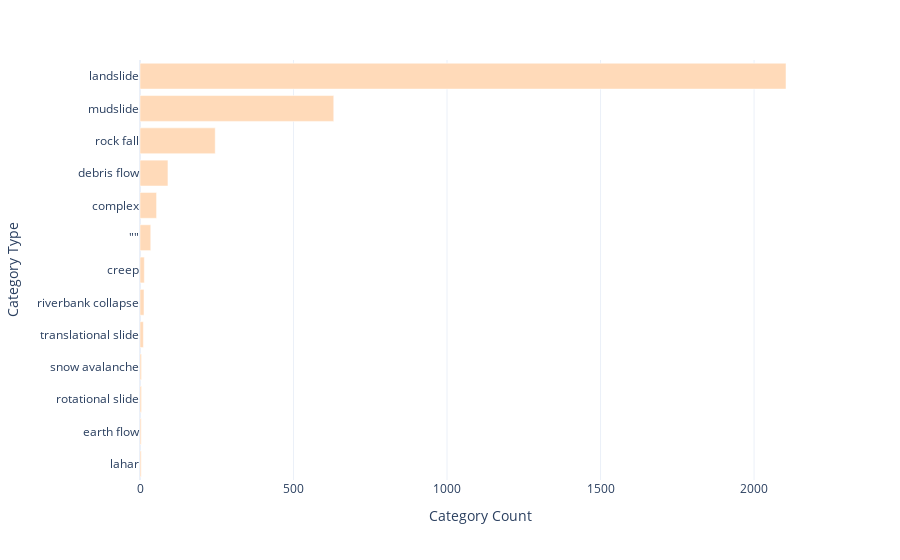

Write notebook code for a chart like this one.
### Code cell
import plotly.express as px

fig = px.bar(
    nasa_df["landslide_category"]
    .str.replace("_", " ")
    .apply(lambda x: '""' if x == "" else x)
    .value_counts()
    .reset_index()
    .iloc[::-1],
    x="landslide_category",
    y="index",
    labels={
        "landslide_category": "Category Count",
        "index": "Category Type",
    },
    color_discrete_sequence=["PeachPuff"],
    template="plotly_white"
)
fig.show()

### Figure 1 — Plotly figure (JSON) as saved in the notebook; plotly's stock layout.template omitted (floating-point values rounded to 4 significant figures)
{"data": [{"alignmentgroup": "True", "hovertemplate": "Category Count=%{x}<br>Category Type=%{y}<extra></extra>", "legendgroup": "", "marker": {"color": "PeachPuff", "pattern": {"shape": ""}}, "name": "", "offsetgroup": "", "orientation": "h", "showlegend": false, "textposition": "auto", "type": "bar", "x": [4, 4, 5, 5, 11, 13, 14, 35, 54, 91, 245, 631, 2104], "xaxis": "x", "y": ["lahar", "earth flow", "rotational slide", "snow avalanche", "translational slide", "riverbank collapse", "creep", "\"\"", "complex", "debris flow", "rock fall", "mudslide", "landslide"], "yaxis": "y"}], "layout": {"barmode": "relative", "legend": {"tracegroupgap": 0}, "margin": {"t": 60}, "xaxis": {"anchor": "y", "domain": [0, 1], "title": {"text": "Category Count"}}, "yaxis": {"anchor": "x", "domain": [0, 1], "title": {"text": "Category Type"}}}}
